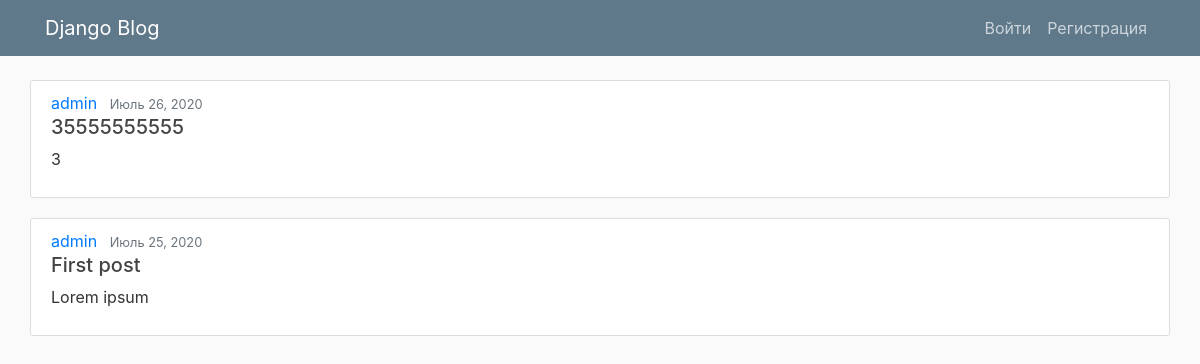
The page / on the database its author committed.
### Django/apps/Blog/models.py (models this page shows, shortened)
class Post(models.Model):
    title = models.CharField('Заголовок', max_length=64, validators=[
        MinLengthValidator(limit_value=5, message='Минимальная длина текста 5 символов')])
    content = models.TextField('Описание', validators=[
        MaxLengthValidator(limit_value=250, message='Максимальная длина текста 250 символов')])
    date_posted = models.DateTimeField('Дата публикации', default=timezone.now)
    author = models.ForeignKey(User, on_delete=models.CASCADE, verbose_name='Автор')
    class Meta:
        verbose_name = 'Статья',
        verbose_name_plural = 'Статьи'

### Django/apps/Blog/views.py (the view)
# urls.py: path('', PostsListView.as_view(), name='blog-home'),
class PostsListView(ListView):
    model = Post
    template_name = 'blog/home.html'
    ordering = ['-date_posted']
    context_object_name = 'posts'
    paginate_by = 5

### Django/templates/blog/home.html (shortened to what this page needs)
{% extends 'blog/base.html' %}
{% block content %}
    {% for post in posts %}
        <article class="media content-section">
            <div class="media-body">
                <div class="article-metadata">
                    <a class="mr-2" href="#">{{ post.author }}</a>
                    <small class="text-muted">{{ post.date_posted|date:"F d, Y" }}</small>
                </div>
                <h5><a class="article-title" href="{% url 'post-detail' post.pk %}">{{ post.title }}</a></h5>
                <p class="article-content">{{ post.content|truncatewords:10 }}</p>
            </div>
        </article>
    {% endfor %}
{% endblock %}

### Django/static/main.css (style rules this page uses)
body { background: #fafafa; color: #333333; margin-top: 5rem; }
.content-section { background: #ffffff; padding: 10px 20px; border: 1px solid #dddddd; border-radius: 3px; margin-bottom: 20px; width: 100%; }
.article-title { color: #444444; }
.article-content { white-space: pre-line; }

### rows shown on the page
Post: author "admin", date_posted "Июль 26, 2020", title "35555555555", content "3"
Post: author "admin", date_posted "Июль 25, 2020", title "First post", content "Lorem ipsum"
